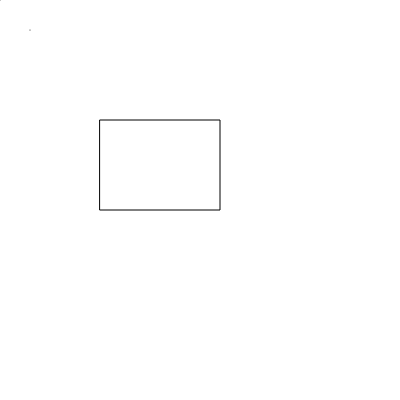
Frame 1 (no input)
Frame 60 (no input): identical to frame 1, image omitted
Frame 120 (the mouse pressed at the canvas centre since frame 60): identical to frame 1, image omitted

The p5.js sketch that drew this single still picture (run headless with seeded random() and noise() and a simulated clock; from frame 60 on, the mouse is pressed at the canvas centre):

// p5.js sketch
// ── sketch.js
function setup(){
	createCanvas(400, 400)
}

function draw(){
	background(334, 344, 456)



	point(30, 30)
	point(0, 0)

	rect(100, 120, 120, 90)
}
